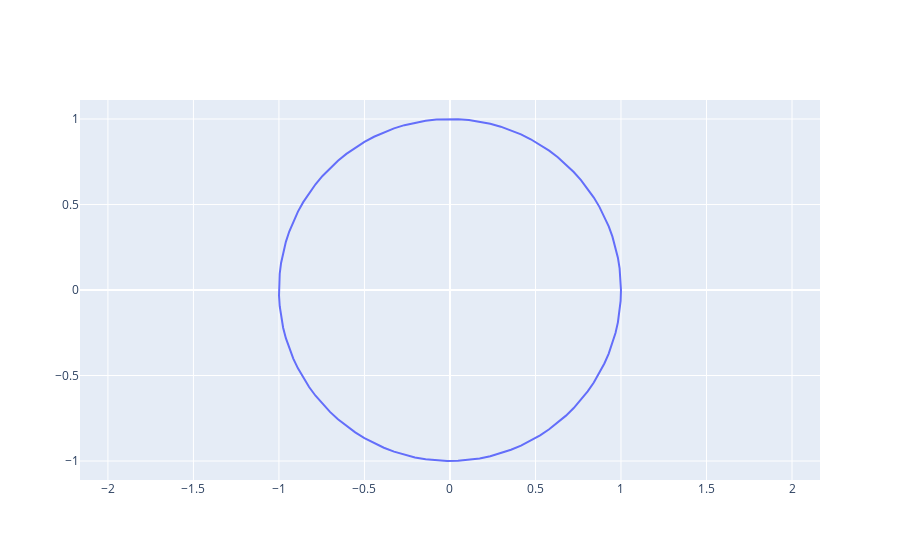

Here is the notebook cell this chart was saved with:
### Code cell
import numpy as np

# Create a set of points that lie on the circle
theta = np.linspace(0, 2*np.pi, 100)
x = np.cos(theta)
y = np.sin(theta)

# Create the plot
fig = go.Figure(data=go.Scatter(x=x, y=y, mode='lines'))

# Set the aspect ratio to equal so the circle doesn't look like an ellipse
fig.update_yaxes(
    scaleanchor = "x",
    scaleratio = 1,
)

fig.show()
